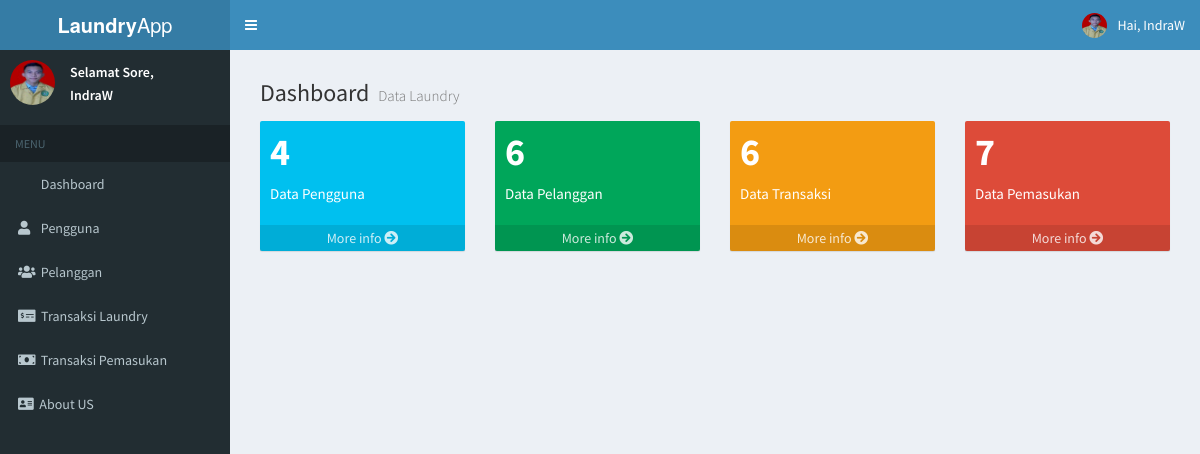
The app's page /index.php (signed in) with its own data.
### tables this page shows
CREATE TABLE `tb_user` (
  `id_user` int(11) NOT NULL,
  `username` varchar(100) NOT NULL,
  `nama_user` varchar(100) NOT NULL,
  `password` varchar(100) NOT NULL,
  `level` enum('Admin','Kasir') NOT NULL,
  `foto` varchar(100) NOT NULL
);

### index.php (the view, shortened to what this page needs)
<?php
include "koneksi.php";
$jam = date('H') + 1;
$jamSekarang = date($jam . ':i');
if ($jamSekarang > '05:30' && $jamSekarang < '10:00') {
  $salam = 'Pagi';
} elseif ($jamSekarang >= '10:00' && $jamSekarang < '15:00') {
  $salam = 'Siang';
} elseif ($jamSekarang < '18:00') {
  $salam = 'Sore';
} else {
  $salam = 'Malam';
}
if ($_SESSION['Admin']) {
  $user = $_SESSION['Admin'];
} elseif ($_SESSION['Kasir']) {
  $user = $_SESSION['Kasir'];
}
$result = mysqli_query($conn, "SELECT * FROM tb_user WHERE id_user = $user");
$row = mysqli_fetch_assoc($result);
$nama = $row['nama_user'];
$foto = $row['foto'];
?>
<!DOCTYPE html>
<html>
<head>
  <link rel="stylesheet" href="bootstrap/css/bootstrap.min.css">
  <link rel="stylesheet" href="plugins/select2/select2.min.css">
  <link rel="stylesheet" href="https://cdnjs.cloudflare.com/ajax/libs/font-awesome/4.5.0/css/font-awesome.min.css">
  <link rel="stylesheet" href="https://pro.fontawesome.com/releases/v5.10.0/css/all.css" />
  <link rel="stylesheet" href="https://cdnjs.cloudflare.com/ajax/libs/ionicons/2.0.1/css/ionicons.min.css">
  <link rel="stylesheet" href="plugins/datatables/dataTables.bootstrap.css">
  <link rel="stylesheet" href="dist/css/AdminLTE.min.css">
  <link rel="stylesheet" href="dist/css/skins/_all-skins.min.css">
</head>
<body class="hold-transition skin-blue sidebar">
  <div class="wrapper">
    <header class="main-header">
      <a href="" class="logo">
        <span class="logo-lg"><b>Laundry</b>App</span>
      </a>
      <nav class="navbar navbar-static-top">
        <a href="#" class="sidebar-toggle" data-toggle="offcanvas" role="button">
        </a>
        <div class="navbar-custom-menu">
          <ul class="nav navbar-nav">
            <li class="dropdown user user-menu">
              <a href="#" class="dropdown-toggle" data-toggle="dropdown">
                <img src="images/<?= $foto; ?>" class="user-image" alt="User Image">
                <span class="hidden-xs">Hai, <?= $nama; ?></span>
              </a>
            </li>
          </ul>
        </div>
      </nav>
    </header>
    <?php include 'include/menu.php'; ?>
    <div class="content-wrapper">
      <section class="content-header">
      </section>
    </div>
  </div>
</body>
</html>

### include/menu.php
<aside class="main-sidebar">
  <section class="sidebar">
    <div class="user-panel">
      <div class="pull-left image">
        <img src="images/<?= $foto; ?>" class="img-circle" alt="User Image">
      </div>
      <div class="pull-left info" style="margin-top: 0px;">
        <p>Selamat <?= $salam; ?>, </p>
        <p><?= $nama; ?></p>
      </div>
    </div>
    <ul class="sidebar-menu" style="margin-top: 10px;">
      <li class="header">MENU</li>
      <li><a href="?page="><i class="fa fa-dashboard"></i> Dashboard</a></li>
      <?php if ($_SESSION['Admin']) : ?>
        <li><a href="?page=pengguna"><i class="fa fa-user"></i> Pengguna</a></li>
      <?php endif; ?>
      <li><a href="?page=pelanggan"><i class="fa fa-users"></i> Pelanggan</a></li>
      <li><a href="?page=laundry"><i class="fas fa-money-check-alt"></i>&nbsp; Transaksi Laundry</a></li>
      <li><a href="?page=transaksi"><i class="fa fa-money"></i> Transaksi Pemasukan</a></li>
      <li><a href="?page=about"><i class="fas fa-address-card"></i>&nbsp; About US</a></li>
    </ul>
  </section>
</aside>

### records on screen
tb_user: foto (picture), nama_user "IndraW"

### other values on screen
$salam "Sore"
$pengguna "4"
$pelanggan "6"
$laundry "6"
$transaksi "7"
